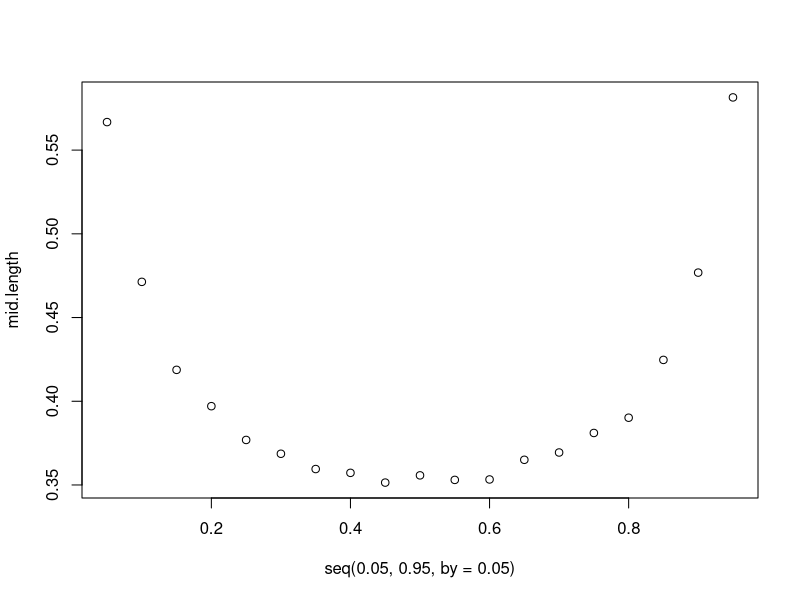
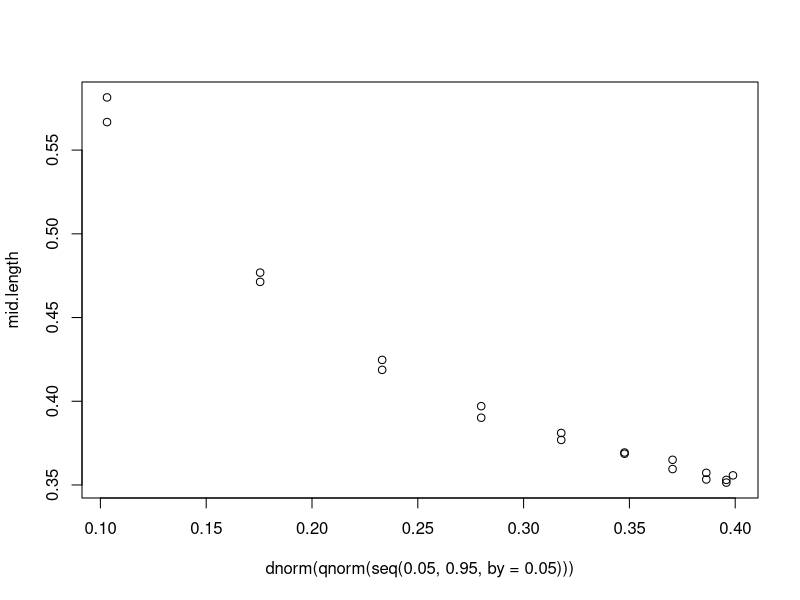
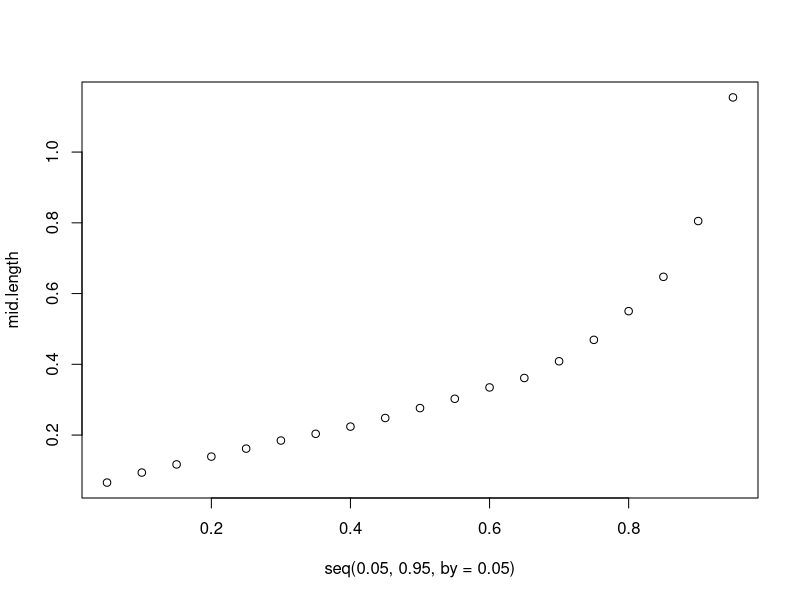
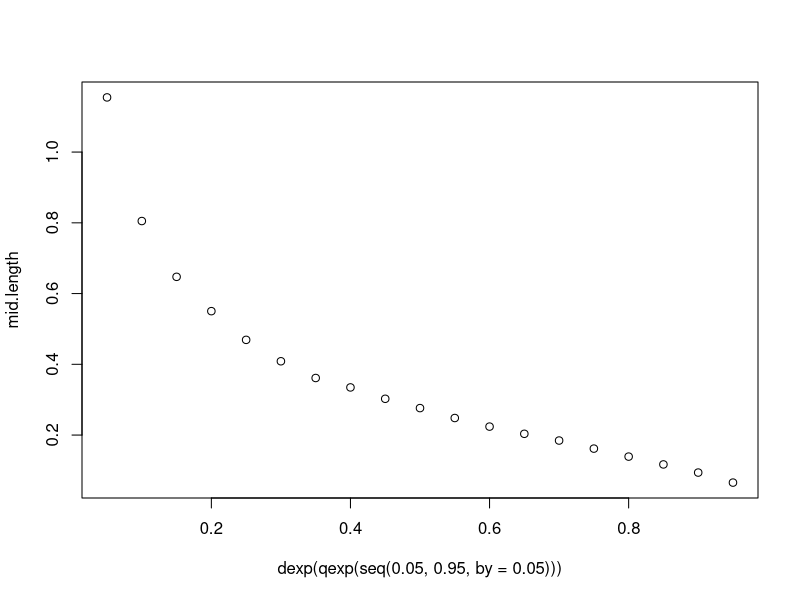

Recreate these plots in R, in order.
## ---- chunk 1
library(ggplot2)
library(tidyverse)
## ---- chunk 2
calc_summary <- function(p) {
  rand_sample_grid <- matrix(NA, ncol=length(p), nrow=5000)
  
  for(i in 1:5000){
    resamp.data <- rnorm(200)
    rand_sample_grid[i,] <- quantile(resamp.data,p)
  }
  
  return(rand_sample_grid)
}

rand_sample_grid <- calc_summary(p=seq(0.05,0.95,by=0.05))
## ---- chunk 3

mid.length <- apply(rand_sample_grid, 2, function(x) quantile(x,0.975)-quantile(x, 0.025))

plot(seq(0.05,0.95,by=0.05), mid.length)

plot(dnorm(qnorm(seq(0.05,0.95,by=0.05))), mid.length)
## ---- chunk 4
calc_summary <- function(p) {
  rand_sample_grid <- matrix(NA, ncol=length(p), nrow=5000)
  
  for(i in 1:5000){
    resamp.data <- rexp(200)
    rand_sample_grid[i,] <- quantile(resamp.data,p)
  }
  
  return(rand_sample_grid)
}

rand_sample_grid <- calc_summary(p=seq(0.05,0.95,by=0.05))
## ---- chunk 5

mid.length <- apply(rand_sample_grid, 2, function(x) quantile(x,0.975)-quantile(x, 0.025))

plot(seq(0.05,0.95,by=0.05), mid.length)

plot(dexp(qexp(seq(0.05,0.95,by=0.05))), mid.length)
## ---- chunk 6
rf3 <- function(N){
  G <- sample(0:2, N, replace = TRUE, prob = c(5,3,2))
  (G==0)*rnorm(N) + (G==1)*rnorm(N,4) + (G==2)*rnorm(N,-4,2)
}

pf3 <- function(x){
  .5*pnorm(x) + .3*pnorm(x,4) + .2*pnorm(x,-4,2)
}

df3 <- function(x){
  .5*dnorm(x) + .3*dnorm(x,4) + .2*dnorm(x,-4,2)
}

rf4 <- function(N){
  G <- sample(0:1, N, replace = TRUE)
  (G==0)*rbeta(N,5,1) + (G==1)*rbeta(N,1,5)
}
